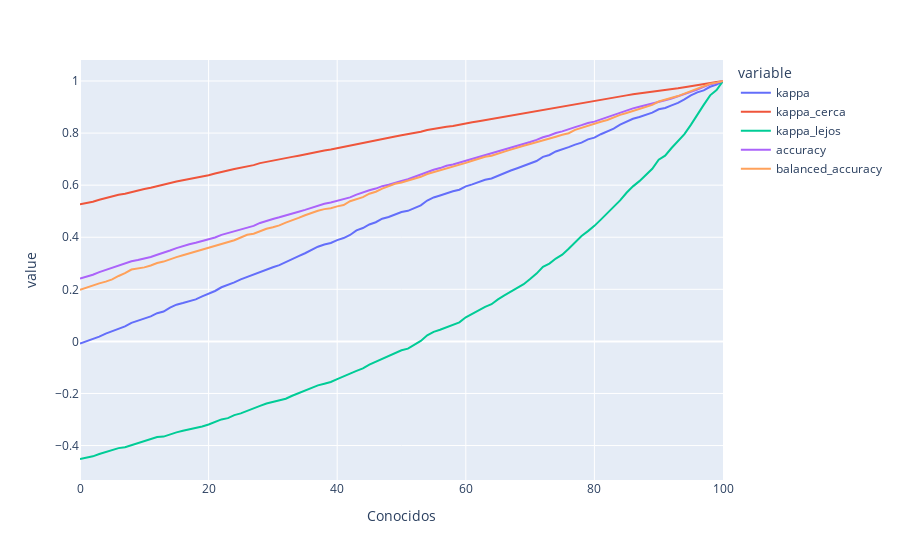

The notebook cell saved with this chart:
### Code cell
#Grafico el comportamiento de la métrica a medida que incremento los aciertos. Tambien muestro lor resultados de otras metricas como Accuracy y Balanced Accuracy
px.line(kappa_progression,x='Conocidos',y=['kappa',
                                           'kappa_cerca',
                                           'kappa_lejos',
                                           'accuracy',
                                           'balanced_accuracy'])
